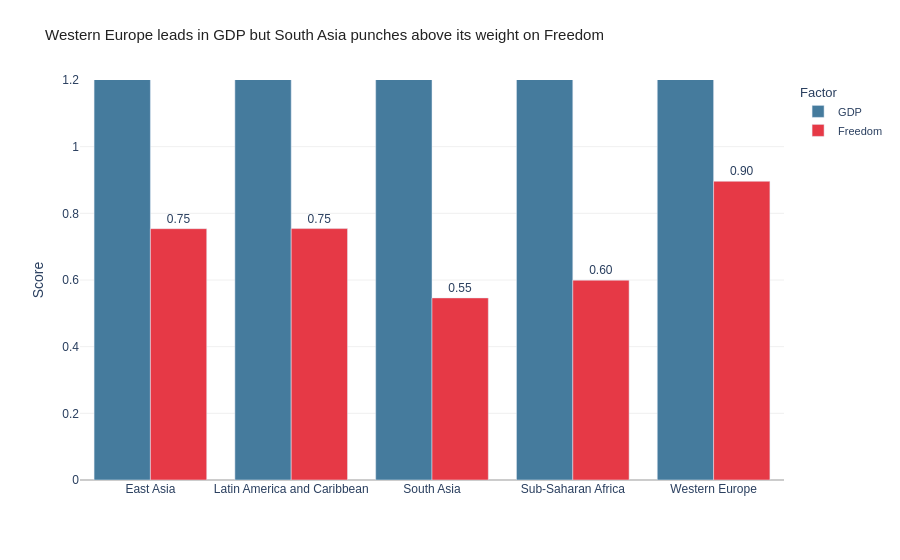

Write notebook code for a chart like this one.
### Markdown cell above
---
## Done? Stretch Goal

If you finish both tasks with time to spare, try this:

**Task 3 (stretch):** Build a **grouped bar chart** comparing 2 sub-factors (e.g. `GDP_per_capita` and `Freedom`) across the 5 most populated regions. Use colour meaningfully and write an insight title.

Regions to include: `'Western Europe'`, `'Latin America'`, `'East Asia'`, `'Sub-Saharan Africa'`, `'South Asia'`

### Code cell
# Stretch goal — grouped bar chart: GDP vs Freedom across 5 regions

selected_regions = ['Western Europe', 'Latin America and Caribbean', 
                    'East Asia', 'Sub-Saharan Africa', 'South Asia']

region_factors = (
    df[df['Region'].isin(selected_regions)]
    .groupby('Region')[['GDP', 'Freedom']]
    .mean()
    .reset_index()
)

# Melt to long format for grouped bar
melted = region_factors.melt(
    id_vars='Region',
    value_vars=['GDP', 'Freedom'],
    var_name='Factor',
    value_name='Score'
)

COLOR_MAP = {
    'GDP':     '#457B9D',
    'Freedom': '#E63946'
}

fig = px.bar(
    melted,
    x='Region',
    y='Score',
    color='Factor',
    barmode='group',
    color_discrete_map=COLOR_MAP,
    text='Score'
)

fig.update_traces(
    texttemplate='%{text:.2f}',
    textposition='outside'
)

fig.update_layout(
    title=dict(
        text="Western Europe leads in GDP but South Asia punches above its weight on Freedom",
        font=dict(family='Arial', size=15, color='#222222')
    ),
    plot_bgcolor='white',
    paper_bgcolor='white',
    font=dict(family='Arial'),
    xaxis=dict(
        showgrid=False, showline=False,
        title=None
    ),
    yaxis=dict(
        range=[0, 1.2],
        showgrid=True, gridcolor='#F0F0F0',
        showline=False, zeroline=True, zerolinecolor='#CCCCCC',
        title='Score'
    ),
    legend=dict(title='Factor', font=dict(family='Arial', size=11)),
    margin=dict(t=80, b=80)
)

fig.show()

### Figure 1 — Plotly figure (JSON) as saved in the notebook; plotly's stock layout.template omitted (floating-point values rounded to 4 significant figures)
{"data": [{"alignmentgroup": "True", "hovertemplate": "Factor=GDP<br>Region=%{x}<br>Score=%{text}<extra></extra>", "legendgroup": "GDP", "marker": {"color": "#457B9D", "pattern": {"shape": ""}}, "name": "GDP", "offsetgroup": "GDP", "orientation": "v", "showlegend": true, "text": [10.31, 9.135, 7.152, 7.082, 10.96], "textposition": "outside", "texttemplate": "%{text:.2f}", "type": "bar", "x": ["East Asia", "Latin America and Caribbean", "South Asia", "Sub-Saharan Africa", "Western Europe"], "xaxis": "x", "y": [10.31, 9.135, 7.152, 7.082, 10.96], "yaxis": "y"}, {"alignmentgroup": "True", "hovertemplate": "Factor=Freedom<br>Region=%{x}<br>Score=%{text}<extra></extra>", "legendgroup": "Freedom", "marker": {"color": "#E63946", "pattern": {"shape": ""}}, "name": "Freedom", "offsetgroup": "Freedom", "orientation": "v", "showlegend": true, "text": [0.754, 0.7542, 0.5463, 0.5994, 0.8961], "textposition": "outside", "texttemplate": "%{text:.2f}", "type": "bar", "x": ["East Asia", "Latin America and Caribbean", "South Asia", "Sub-Saharan Africa", "Western Europe"], "xaxis": "x", "y": [0.754, 0.7542, 0.5463, 0.5994, 0.8961], "yaxis": "y"}], "layout": {"barmode": "group", "font": {"family": "Arial"}, "legend": {"font": {"family": "Arial", "size": 11}, "title": {"text": "Factor"}, "tracegroupgap": 0}, "margin": {"b": 80, "t": 80}, "paper_bgcolor": "white", "plot_bgcolor": "white", "title": {"font": {"color": "#222222", "family": "Arial", "size": 15}, "text": "Western Europe leads in GDP but South Asia punches above its weight on Freedom"}, "xaxis": {"anchor": "y", "domain": [0, 1], "showgrid": false, "showline": false, "title": {}}, "yaxis": {"anchor": "x", "domain": [0, 1], "gridcolor": "#F0F0F0", "range": [0, 1.2], "showgrid": true, "showline": false, "title": {"text": "Score"}, "zeroline": true, "zerolinecolor": "#CCCCCC"}}}
